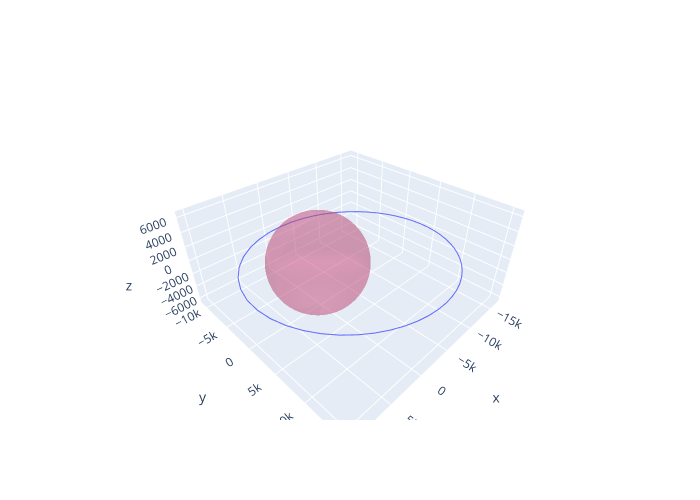

The notebook cell this image was saved under:
### Markdown cell above
- Como puede verse las escalas de los ejes no son iguales y sería bueno que saliera la superficie de la Tierra. 

- Probemos con un código un poco más sofisticado:

### Code cell
import plotly.graph_objects as go

puntos = go.Scatter3d(x=xs[:,0], y=xs[:,1], z=xs[:,2], mode='lines')

def esfera(radius=6371, num=100):
    u1 = np.linspace(0, 2*np.pi, num)
    v1 = np.linspace(0, np.pi, num)
    uu, vv = np.meshgrid(u1, v1)
    xx = radius*np.cos(uu)*np.sin(vv)
    yy = radius*np.sin(uu)*np.sin(vv)
    zz = radius*np.cos(vv)
    surface = go.Surface(x=xx, y=yy, z=zz, surfacecolor=0*zz, opacity=0.3, showscale=False)
    return surface

fig = go.Figure()

fig.add_trace(puntos)
fig.add_trace(esfera())
fig.update_layout(width=700, height=500)

fig.show()
